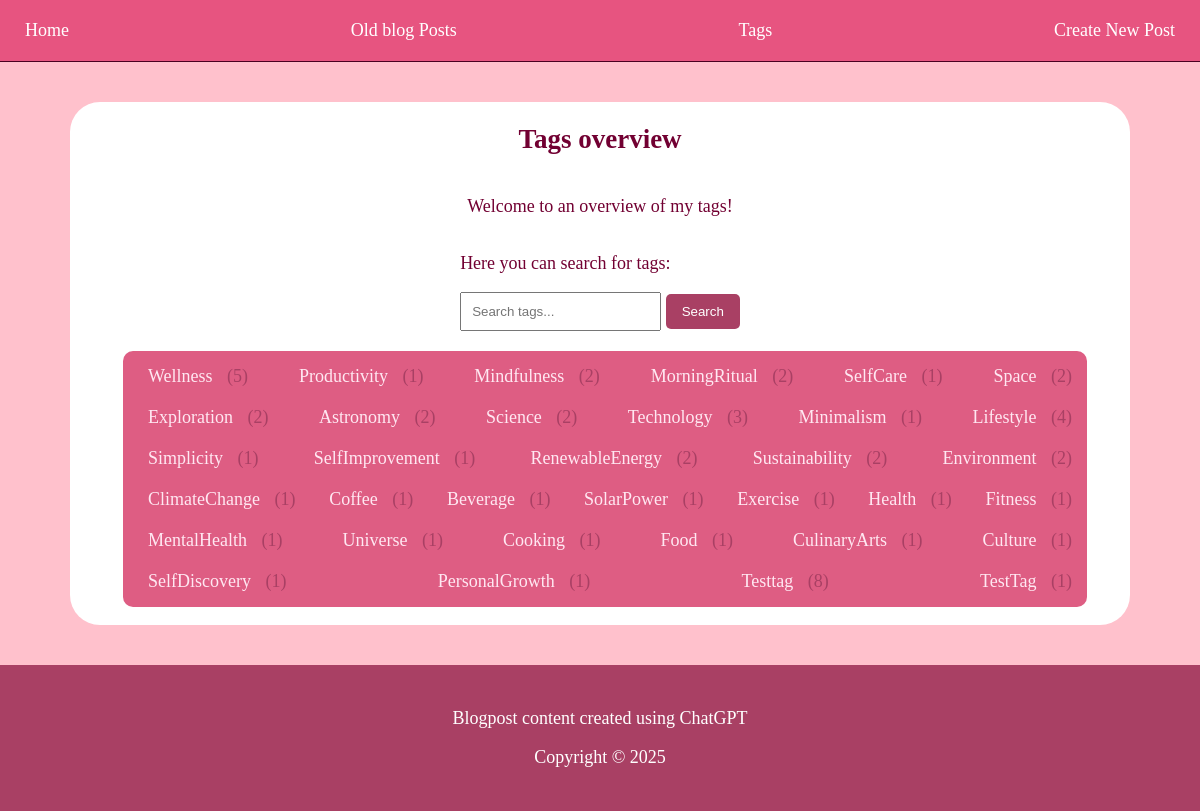
The app's page /tags, older data.
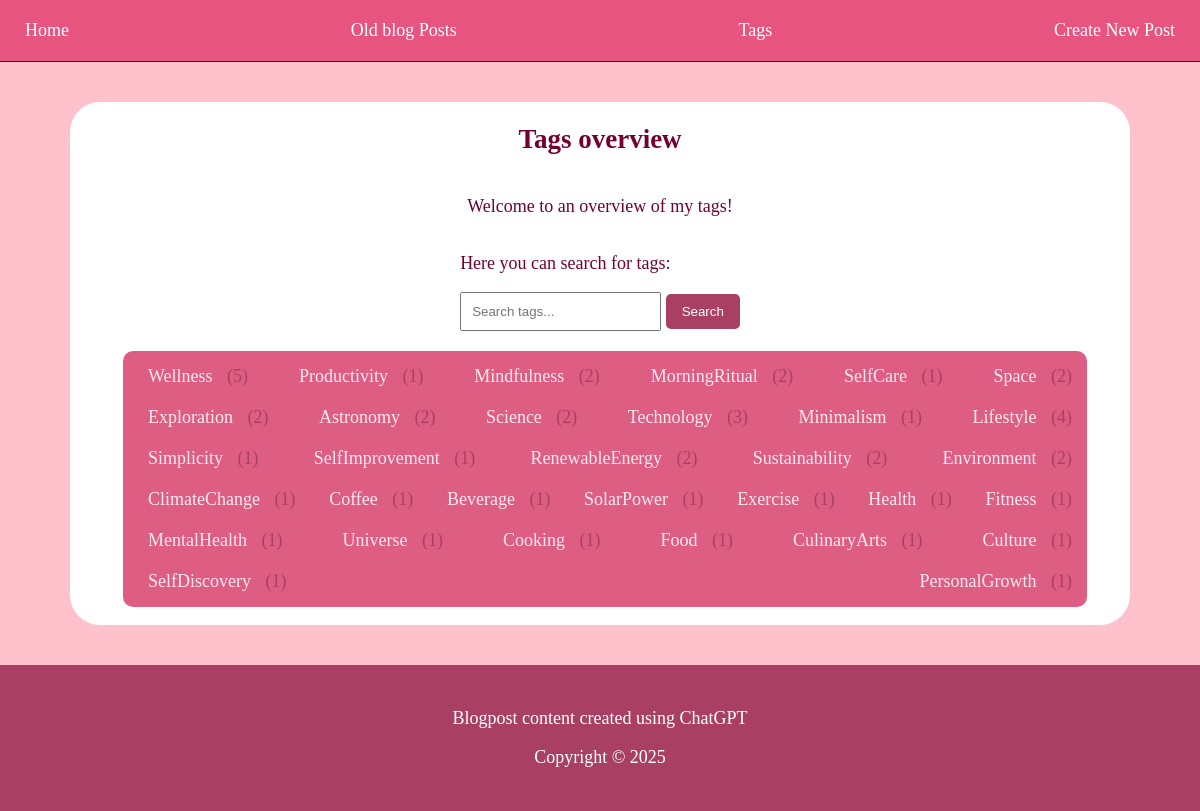
The same page, newer data.
### app.py (models this page shows)
class Tag(db.Model):
    __tablename__ = 'tags'
    id = db.Column(db.Integer, primary_key=True)
    name = db.Column(db.String(50), unique=True, nullable=False)

### app.py (the view)
@app.route('/tags')
def tags():
    tags = Tag.query.all()
    for tag in tags:
        tag.post_count = tag.posts.count()
    return render_template('tags.html', tags=tags, title='Tags Overview', year=2025)

### templates/tags.html (shortened to what this page needs)
<!doctype html>
<html>
  <head>
    <link rel="stylesheet" href="{{ url_for('static', filename='style.css') }}">
  </head>
  <body>
    <nav class="navbar">
      <a class="nav-link" href="{{ url_for('home') }}">Home</a>
      <a class="nav-link" href="{{ url_for('blogarchive') }}">Old blog Posts</a>
      <a class="nav-link" href="{{ url_for('tags') }}">Tags</a>
      <a class="nav-link" href="{{ url_for('create_post') }}">Create New Post</a>
    </nav>
    <section class="content">
        <h1>{{ title|capitalize }}</h1>
        <p>Welcome to an overview of my tags!</p>
        <div class="searchBox">
            <p>Here you can search for tags:</p>
          <form action="{{ url_for('search_tags') }}" method="get">
            <input type="text" id="searchBox" name="query" placeholder="Search tags..." required>
            <button type="submit">Search</button>
          </form>
        </div>
        <section class="tagsSection">
          <ul class="tagList">
            {% if tags %}
            {% for tag in tags %}
            <li class="tagElement">
            <a href="{{ url_for('show_tag', tag_id=tag.id) }}">{{ tag.name }}</a> ({{ tag.post_count }})
            </li>
            {% endfor %}
            {% else %}
            <li class="noResultLi">No tags found for "{{ query }}".</li>
            {% endif %}
            </ul>
        </section>
    </section>
    <footer>
      <p>Blogpost content created using ChatGPT</p>
      <p>Copyright © {{year}}</p>
    </footer>
  </body>
</html>

### static/style.css (style rules this page uses)
body { margin:0; font-size: 18px; color: #720032; background-color: #FFC1CC; }
nav { display: flex; flex-direction: row; justify-content: space-between; padding: 10px 20px; border-bottom: 1px solid; border-color: #4b0021; background-color: #E75480; }
nav a { color: #FFFFFF; text-decoration: none; border-radius: 5px; padding: 10px 5px; }
.content { background-color: #FFFFFF; display:flex; flex-direction: column; align-items: center; margin: 40px 70px; border-radius: 30px; }
.tagList { display: flex; flex-direction: row; justify-content: space-between; align-items: center; flex-wrap: wrap; border-radius: 10px; padding: 5px; margin-top: 0; background-color: #DE5D83; width: 100%; }
.tagElement { list-style-type: none; color: #A94064; padding: 10px; border-radius: 5px; }
.tagElement a { padding: 10px; text-decoration: none; color: #ffe8f2; }
#titleBox, #dateBox, #tagsBox, #commentTitleBox, #commentDateBox, #searchBox { padding: 10px; }
button { background: #A94064; color: #fff; border: none; border-radius: 5px; padding: 10px 16px; cursor: pointer; }
.tagsSection { width: 90%; margin-top: 20px; }
footer { background-color: #A94064; color: white; padding: 25px 0; text-align: center; }

Row changes from the older to the newer data that the page shows:
removed Tag: name "Testtag", post_count "8"
removed Tag: name "TestTag", post_count "1"
